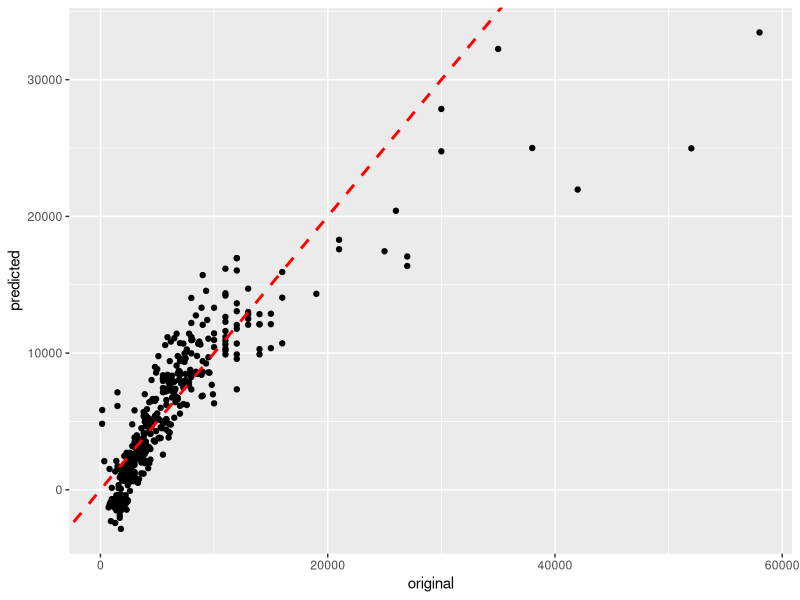

R code for this plot:
### 渋谷区の中古マンション価格の例
### 築年数が5年増えたときのマンション価格を予測する
library(tidyverse)
dat <- read_csv("shibuya21.csv") # データの読み込み
est <- lm(price ~ ., data = dat) # 回帰モデルの推定
## 説明変数の新規データの作成
newx <- mutate(dat, age = age + 5) # 築年数を5年増やす
head(dat$age)
head(newx$age)
## 新規データnewxから予測されるpriceの値
pred <- predict(est, newx) 
## 散布図によって元の値と予測値を比較
ggplot() +
  geom_point(aes(dat$price, pred)) +
  labs(x = "original", y = "predicted") + 
  geom_abline(intercept = 0, slope = 1, color = "red", 
              lty = "dashed", linewidth = 1) # 45度線
